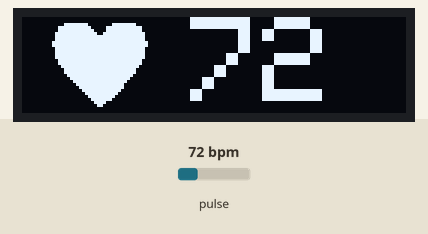
Simulated run of this sketch. Board: Arduino Uno, built with avr-gcc and run on an emulated ATmega328P. Shown: 128×32 one-colour display. The inputs (shaded band) are chosen by the test bench; at power-on: pulse 72 bpm.

Above: at 4.2 s.
4.3 s: pulse set to 100 bpm
At 7.2 s:
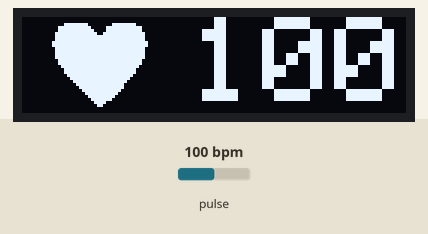
7.3 s: pulse set to 42 bpm
At 8.8 s:
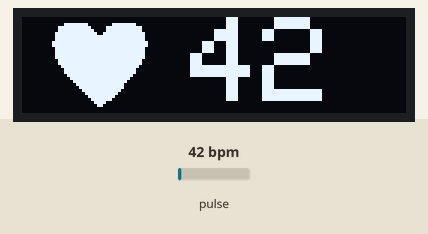
9.6 s: pulse set to 130 bpm
At 12.7 s:
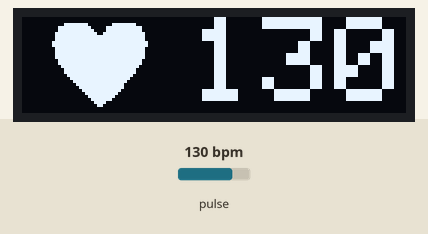
Timing chart, 0 to 14.2 s (numbered marks = the images above; inputs shaded):
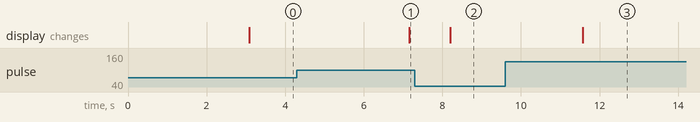

Measured:
- after the input at 4.3 s, the display: changes after 2.9 s (image 1)
- after the input at 7.3 s, the display: changes after 0.90 s (image 2)
- after the input at 9.6 s, the display: changes after 2.0 s (image 3)

The sketch:

heartattackdetector.ino
```cpp
#include <Wire.h>
#include <SPI.h>
#include <Adafruit_GFX.h>
#include <Adafruit_SSD1306.h>

#define SCREEN_WIDTH 128 // OLED display width, in pixels
#define SCREEN_HEIGHT 32 // OLED display height, in pixels

// Declaration for an SSD1306 display connected to I2C (SDA, SCL pins)
#define OLED_RESET     4 // Reset pin # (or -1 if sharing Arduino reset pin)
Adafruit_SSD1306 display(SCREEN_WIDTH, SCREEN_HEIGHT, &Wire, OLED_RESET);

#define USE_ARDUINO_INTERRUPTS true    // Set-up low-level interrupts for most acurate BPM math.
#include <PulseSensorPlayground.h>     // Includes the PulseSensorPlayground Library.

const int PulseWire = A0;       // PulseSensor PURPLE WIRE connected to ANALOG PIN 1
const int LED13 = 1;          // The on-board Arduino LED, close to PIN 13.
int Threshold = 520;           // Determine which Signal to "count as a beat" and which to ignore.
                               // Use the "Gettting Started Project" to fine-tune Threshold Value beyond default setting.
                               // Otherwise leave the default "550" value.

PulseSensorPlayground pulseSensor;  // Creates an instance of the PulseSensorPlayground object called "pulseSensor"


// 'heart', 32x32px
const unsigned char heart [] PROGMEM = {
  0x00, 0x00, 0x00, 0x00, 0x00, 0x00, 0x00, 0x00, 0x0f, 0xf0, 0x0f, 0xf0, 0x3f, 0xf8, 0x3f, 0xfc,
  0x3f, 0xfc, 0x3f, 0xfc, 0x7f, 0xfe, 0x7f, 0xfe, 0x7f, 0xff, 0xff, 0xfe, 0x7f, 0xff, 0xff, 0xfe,
  0xff, 0xff, 0xff, 0xff, 0xff, 0xff, 0xff, 0xff, 0x7f, 0xff, 0xff, 0xfe, 0x7f, 0xff, 0xff, 0xfe,
  0x7f, 0xff, 0xff, 0xfe, 0x7f, 0xff, 0xff, 0xfe, 0x3f, 0xff, 0xff, 0xfc, 0x3f, 0xff, 0xff, 0xfc,
  0x1f, 0xff, 0xff, 0xf8, 0x0f, 0xff, 0xff, 0xf0, 0x0f, 0xff, 0xff, 0xf0, 0x07, 0xff, 0xff, 0xe0,
  0x03, 0xff, 0xff, 0xc0, 0x01, 0xff, 0xff, 0x80, 0x00, 0xff, 0xff, 0x00, 0x00, 0x7f, 0xff, 0x00,
  0x00, 0x3f, 0xfe, 0x00, 0x00, 0x1f, 0xfc, 0x00, 0x00, 0x0f, 0xf8, 0x00, 0x00, 0x07, 0xf0, 0x00,
  0x00, 0x03, 0xc0, 0x00, 0x00, 0x01, 0x80, 0x00, 0x00, 0x00, 0x00, 0x00, 0x00, 0x00, 0x00, 0x00
};

int Signal;
bool NoSignal = false;
int cycle = 0;

void setup() {
  Serial.begin(9600);

  // SSD1306_SWITCHCAPVCC = generate display voltage from 3.3V internally
  if(!display.begin(SSD1306_SWITCHCAPVCC, 0x3C)) { // Address 0x3C for 128x32
    Serial.println(F("SSD1306 allocation failed"));
    for(;;); // Don't proceed, loop forever
  }

  // Configure the PulseSensor object, by assigning our variables to it.
  pulseSensor.analogInput(PulseWire);
  pulseSensor.blinkOnPulse(LED13);       //auto-magically blink Arduino's LED with heartbeat.
  pulseSensor.setThreshold(Threshold);

  // Double-check the "pulseSensor" object was created and "began" seeing a signal.
   if (!pulseSensor.begin()) {
    Serial.println("We failed to start the pulseSensor Object !");
    for(;;); // Don't proceed, loop forever
  }

  // Clear the buffer
  display.clearDisplay();

  display.display();
  delay(3000);
}

void loop() {
  int bpm = pulseSensor.getBeatsPerMinute();
  if (pulseSensor.sawStartOfBeat()) {
    cycle++;
    if(cycle > 5) {
      NoSignal = false;
      drawBPM(bpm);
      cycle = 5;
    }
  } else {
    if (!NoSignal) {
      cycle = 0;
      NoSignal = true;
      drawBPM(bpm);     //i have added this
      //drawNoInput();
    }
  }
  delay(20);
}


void drawBPM(int bpm) {
  display.clearDisplay();

  display.drawBitmap(10, 0, heart, 32, 32, 1);
  display.setTextSize(4);
  display.setTextColor(WHITE);
  display.setCursor(32,0);
  display.print(' ');
  //bpm=bpm-120;
  display.println(bpm);

  display.display();
  delay(1000);
}

void drawNoInput(void) {
  display.clearDisplay();
  display.setTextSize(2);             // Normal 1:1 pixel scale
  display.setTextColor(WHITE);        // Draw white text
  display.setCursor(0,0);             // Start at top-left corner
  display.print(F("NO SIGNAL"));
  display.display();
}
```
